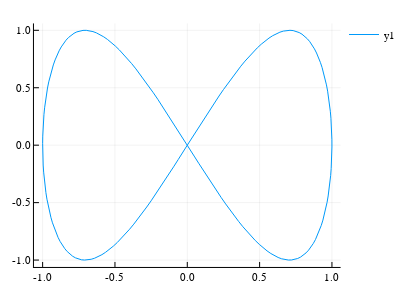

The notebook cell this image was saved under:
### Markdown cell above
## GRÁFICO EQUAÇÃO PARAMÉTRICA

### Code cell
using Plots
plotly()

plot(sin,(x-> sin(2*x)), 0 , 2*pi, size = (400, 300))

### Figure 1 — Plotly figure (JSON) as saved in the notebook; plotly's stock layout.template omitted (floating-point values rounded to 4 significant figures; data arrays with more than 128 entries replaced by an {"elided": "..."} marker saying what was removed)
{"data": [{"colorbar": {"title": ""}, "hoverinfo": "text", "legendgroup": "y1", "line": {"color": "rgba(0, 154, 250, 1.000)", "dash": "solid", "shape": "linear", "width": 1}, "mode": "lines", "name": "y1", "showlegend": true, "text": {"elided": "200 null values"}, "type": "scatter", "x": {"elided": "200 float values"}, "xaxis": "x1", "y": {"elided": "200 float values"}, "yaxis": "y1", "zmax": 0.1, "zmin": -0.1}], "layout": {"annotations": [], "height": 300, "legend": {"bgcolor": "rgba(255, 255, 255, 1.000)", "bordercolor": "rgba(0, 0, 0, 1.000)", "font": {"color": "rgba(0, 0, 0, 1.000)", "family": "sans-serif", "size": 11}, "tracegroupgap": 0, "x": 1, "y": 1}, "margin": {"b": 20, "l": 0, "r": 0, "t": 20}, "paper_bgcolor": "rgba(255, 255, 255, 1.000)", "plot_bgcolor": "rgba(255, 255, 255, 1.000)", "showlegend": true, "width": 400, "xaxis": {"anchor": "y1", "domain": [0.09873, 0.9902], "gridcolor": "rgba(0, 0, 0, 0.100)", "gridwidth": 0.5, "linecolor": "rgba(0, 0, 0, 1.000)", "mirror": false, "range": [-1.06, 1.06], "showgrid": true, "showline": true, "showticklabels": true, "tickangle": 0, "tickcolor": "rgb(0, 0, 0)", "tickfont": {"color": "rgba(0, 0, 0, 1.000)", "family": "sans-serif", "size": 11}, "tickmode": "array", "ticks": "inside", "ticktext": ["-1.0", "-0.5", "0.0", "0.5", "1.0"], "tickvals": [-1, -0.5, 0, 0.5, 1], "title": "", "titlefont": {"color": "rgba(0, 0, 0, 1.000)", "family": "sans-serif", "size": 15}, "type": "-", "visible": true, "zeroline": false, "zerolinecolor": "rgba(0, 0, 0, 1.000)"}, "yaxis": {"anchor": "x1", "domain": [0.05016, 0.9869], "gridcolor": "rgba(0, 0, 0, 0.100)", "gridwidth": 0.5, "linecolor": "rgba(0, 0, 0, 1.000)", "mirror": false, "range": [-1.06, 1.06], "showgrid": true, "showline": true, "showticklabels": true, "tickangle": 0, "tickcolor": "rgb(0, 0, 0)", "tickfont": {"color": "rgba(0, 0, 0, 1.000)", "family": "sans-serif", "size": 11}, "tickmode": "array", "ticks": "inside", "ticktext": ["-1.0", "-0.5", "0.0", "0.5", "1.0"], "tickvals": [-1, -0.5, 0, 0.5, 1], "title": "", "titlefont": {"color": "rgba(0, 0, 0, 1.000)", "family": "sans-serif", "size": 15}, "type": "-", "visible": true, "zeroline": false, "zerolinecolor": "rgba(0, 0, 0, 1.000)"}}}
